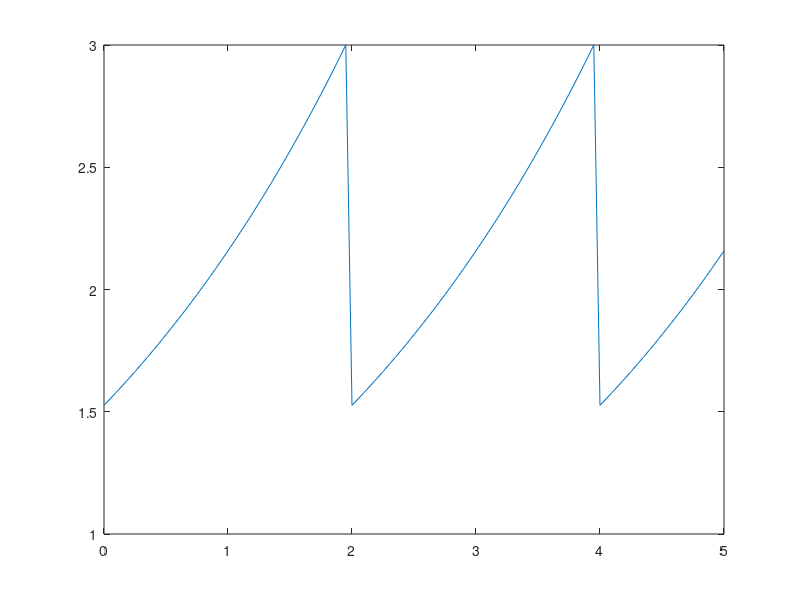
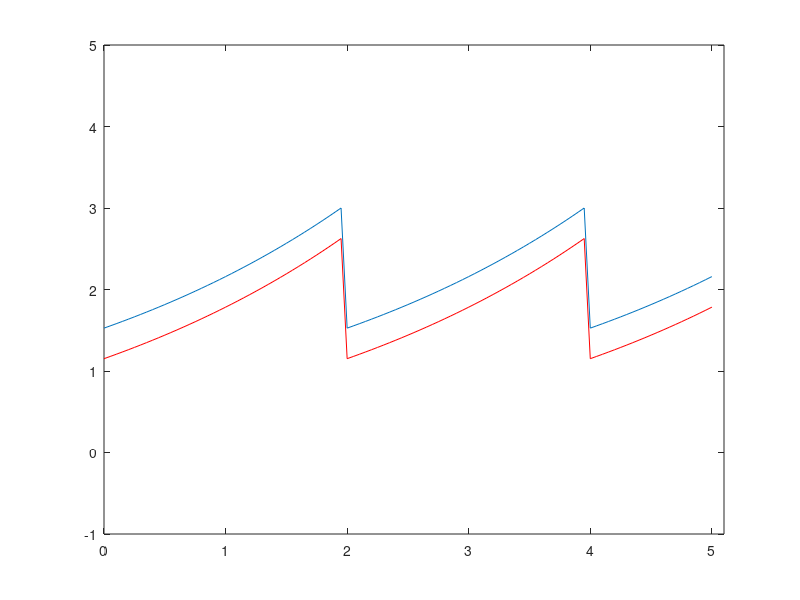
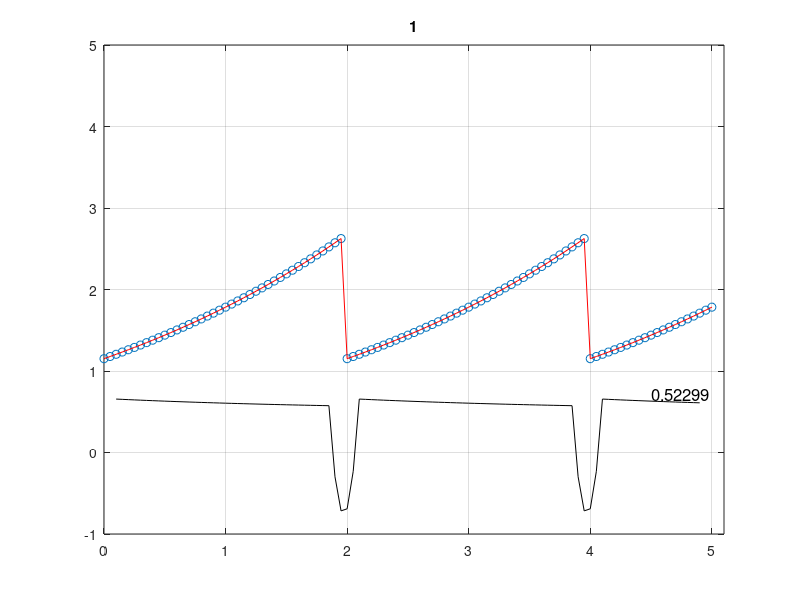
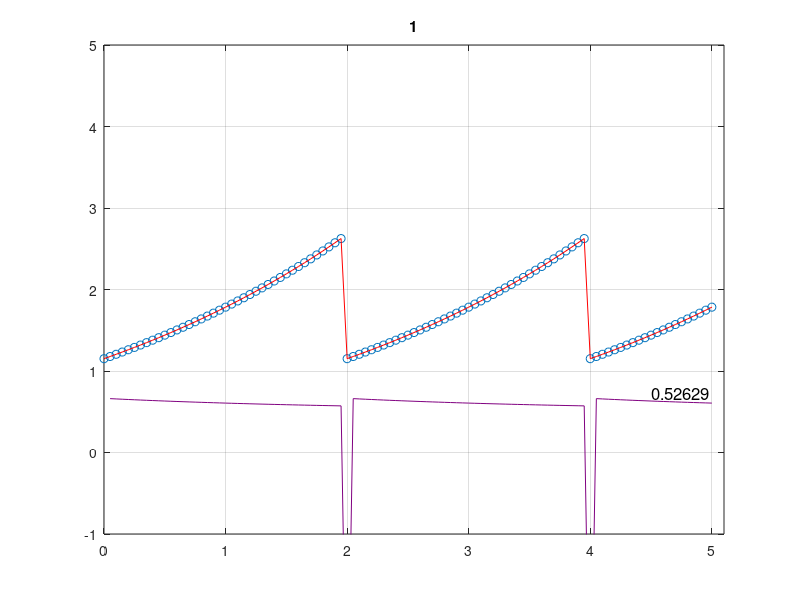

Reproduce these figures in MATLAB, in order.
%% simulateGrowth.m

% Goal: plot a length trajectory over time, of known mu.
%       test how adding different proprotions of size to the "true" length
%       can change how we calculate mu.


% Strategy: 
%       0. initialize mu, size at birth, and time
%       0. initialize array of different added proportions
%       1. plot defined trajectories
%       2. for each trajectory,
%               3. find smoothed mu
%               4. find non-smoothed mu
%       5. determine average mu for all cases
%       6. plot 
%



% last update: 2017 Jul 11
% 
% OK lez go!

%%
% 0. initialize mu, size at birth, and time
clear

mu = .5; % 1/hr
birthSize = 1.5; % um
doublingSize = 2 * birthSize;

time = linspace(0,300,101)/60; % every 3 min for 10 hours (in hours)
timestep = time(2) - time(1);
tolerance = 0.01;

% 0. initialize array of different added proportions
addedProps = -25:25:25;

% 1. plot defined trajectories
lengthTrack = NaN(length(time),1);


% i. Lt = birthSize * 2^(mu*time)
%
Li = birthSize;
for i = 1:length(time)
    
    Lt = Li * (2^(mu*timestep));
    
    if abs(Lt - doublingSize) < tolerance
        
        % a drop! record.
        lengthTrack(i) = Lt;
        
        % re-define current size as start size for next iteration
        Li = birthSize;
        clear Lt
        
    else
        
        % record current size
        lengthTrack(i) = Lt;
        
        % re-define current size as start size for next iteration
        Li = Lt;
        clear Lt
        
    end
    
end

figure(1)
plot(time,lengthTrack)
%axis([0 5.1 2 9])

clear i Li timestep
    
    %%
    
for a = 1:length(addedProps)
    % 2. for each trajectory, initialize data
    
    % 0. initialize size gain (error)
    sizeGain = addedProps(a) / 100;
    errLengthTrack = lengthTrack + (birthSize*sizeGain);
    
    figure()
    plot(time,lengthTrack)
    hold on
    plot(time,errLengthTrack,'r')
    axis([0 5.1 -1 5])
    
    
    windowSize = 5;
    dropThreshold = -0.75;
    
    track = a;
    trackLengths = errLengthTrack;
    %trackWidths = D7{n}(track).MinAx;
    %trackFrames = D7{n}(track).Frame;
    trackTimes = time';
    
    
    % 3. find smoothed mu
    
    % 0. initalize array, curveNum
    curveNum = zeros(length(trackLengths),1);
    
    % i. identify all changes in size > threshold
    sizeChange = diff(trackLengths);
    dropTrack = find(sizeChange <= dropThreshold);
    
    % ii. starting with zero, list curve # for each frame
    currentCurve = 0;
    nextCurve = 1;
    if ~isempty(dropTrack)
        for i = 1:length(curveNum)
            if nextCurve <= length(dropTrack)
                curveNum(i) = currentCurve;
                
                if i == dropTrack(nextCurve)
                    currentCurve = currentCurve+1;
                    nextCurve = nextCurve+1;
                end
                
            else
                curveNum(i) = currentCurve;
            end
        end
    end
    clear currentCurve nextCurve i sizeChange;
    
    %%
    % 5. initialize windows for current track
    
    % i. define row numbers for first window
    firstWindow = 1:windowSize;
    
    % ii. calculate number of windows in current track
    numWindows = length(trackLengths) - windowSize +1;
    
    % iii. initialize current window to begin calculations
    currentWindow = firstWindow; % will slide by +1 for each iternation
    
    
    %  6. per window
    for w = 1:numWindows
        
        % 6. isolate current window's time, length, and curve #
        wLength = trackLengths(currentWindow);
        %wVolume = v_anupam(currentWindow);
        wCurves = curveNum(currentWindow);
        wTime = trackTimes(currentWindow);
        
        % 7. if curve # changes, adjust window Lengths by one of two means:
        isDrop = diff(wCurves);
        if sum(isDrop) ~= 0
            
            % i. find point of drop
            dropPoint = find(isDrop ~= 0);
            
            %         % if drop is in latter half of curve...
            %         if dropPoint > 2
            
            % ii. double length values after change
            multiplier = NaN(windowSize,1);
            minCurve = min(wCurves);
            maxCurve = max(wCurves);
            multiplier(wCurves == minCurve) = 1;
            multiplier(wCurves == maxCurve) = 2;
            
            wLength_adjusted = wLength.*multiplier;
            
            %         else
            %
            %             % if drop is in latter half of curve...
            %             % ii. double length values after change
            %             multiplier = NaN(windowSize,1);
            %             minCurve = min(wCurves);
            %             maxCurve = max(wCurves);
            %             multiplier(wCurves == minCurve) = 0.5;
            %             multiplier(wCurves == maxCurve) = 1;
            %
            %             wLength_adjusted = wLength.*multiplier;
            %
            %         end
            
            % iii. use effective length to calculate mu (see below for comments)
            ln_length = log(wLength_adjusted);
            fitLine = polyfit(wTime,ln_length,1);
            mu = fitLine(1)/log(2);         % divide by log(2), as eqn raises 2 by mu*t
            
            
            %  8. if no change in curve #, use effective length to calculate mu
        else
            % i. ln(effective length) vs time
            ln_length = log(wLength);
            
            % ii. fit linear slope to ln(eL) vs time
            fitLine = polyfit(wTime,ln_length,1); % gives: fitLine = [0.6931, -0.0000]
            % where:   slope = fitLine(1)
            %          y-int = fitLine(2)
            
            % iii. mu = slope / ln(2)
            mu = fitLine(1)/log(2);         % divide by log(2), as eqn raises 2 by mu*t
            
        end
        
        % 9. save mu and y-intercept
        slidingData(w,1) = mu;
        slidingData(w,2) = fitLine(2); % log(initial length), y-int
        
        % 10. repeat for all windows
        currentWindow = currentWindow + 1;
        
        clear wLength wCurves mu fitLine ln_length dropPoint isDrop maxCurve minCurve;
        clear wLength_adjusted multiplier experiment newFolder wTime;
    end
    
    % determine ave and std of mu
    aveMu_smoothed(a,1) = mean(slidingData(:,1));
    stdMu_smoothed(a,1) = std(slidingData(:,1));
    
    %%
    figure()
    plot(trackTimes, trackLengths,'o')
    hold on
    plot(trackTimes, trackLengths,'r')
    grid on
    %xlim([0 202])
    title(track);
    
    
    hold on
    plot(trackTimes(3:end-2),slidingData(:,1),'Color','k');
    text(4.5, aveMu_smoothed(a) + 0.2, num2str(aveMu_smoothed(a)),'Color','k','FontSize',12);
    %xlim([0 202])
    title(track);
    axis([0 5.1 -1 5])
    
    
    
    %%
    %               4. find non-smoothed mu
    
    windowSize =2;
    % i. define row numbers for first window
    firstWindow = 1:windowSize;
    
    % ii. calculate number of windows in current track
    numWindows = length(trackLengths) - windowSize +1;
    
    % iii. initialize current window to begin calculations
    currentWindow = firstWindow; % will slide by +1 for each iternation
    
    %  6. per window
    for w = 1:numWindows
        
        % 6. isolate current window's time, length, and curve #
        wLength = trackLengths(currentWindow);
        %wVolume = v_anupam(currentWindow);
        wCurves = curveNum(currentWindow);
        wTime = trackTimes(currentWindow);
        
        % 7. if curve # changes, adjust window Lengths by one of two means:
        isDrop = diff(wCurves);
        if sum(isDrop) ~= 0
            
            % i. find point of drop
            dropPoint = find(isDrop ~= 0);
            
            
            % ii. double length values after change
            multiplier = NaN(windowSize,1);
            minCurve = min(wCurves);
            maxCurve = max(wCurves);
            multiplier(wCurves == minCurve) = 1;
            multiplier(wCurves == maxCurve) = 2;
            
            wLength_adjusted = wLength.*multiplier;
            
            % calculate mu between two timepoints
            ln_ratioL = log(wLength_adjusted(2)/wLength_adjusted(1));
            deltaT = wTime(2) - wTime(1);
            
            mu = ln_ratioL/(log(2)*deltaT);
            
            
            
            %  8. if no change in curve #, use effective length to calculate mu
        else
            % calculate mu between two timepoints
            ln_ratioL = log(wLength(2)/wLength(1));
            deltaT = wTime(2) - wTime(1);
            
            mu = ln_ratioL/(log(2)*deltaT);
            
        end
        
        % 9. save mu and y-intercept
        slidingData_nonSmoothed(w,1) = mu;
        %slidingData(w,2) = fitLine(2); % log(initial length), y-int
        
        % 10. repeat for all windows
        currentWindow = currentWindow + 1;
        
        clear wLength wCurves mu fitLine ln_length dropPoint isDrop maxCurve minCurve;
        clear wLength_adjusted multiplier experiment newFolder wTime;
    end
    
    % 5. determine average mu for all cases
    aveMu_unsmoothed(a,1) = mean(slidingData_nonSmoothed);
    stdMu_unsmoothed(a,1) = std(slidingData_nonSmoothed);
    %%
    figure()
    plot(trackTimes, trackLengths,'o')
    hold on
    plot(trackTimes, trackLengths,'r')
    grid on
    title(track);
    
    hold on
    plot(trackTimes(2:end),slidingData_nonSmoothed,'Color',[0.5 0 0.5]);
    text(4.5, aveMu_unsmoothed(a) + 0.2, num2str(aveMu_unsmoothed(a)),'Color','k','FontSize',12);
    axis([0 5.1 -1 5])
    
    title(track);
    

    
end

% 6. plot





